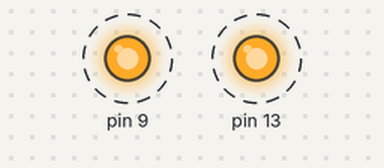
The sketch below on a simulated Arduino Uno, built with avr-gcc and run on an emulated ATmega328P. Parts: output pins drawn as LEDs (lit = HIGH). Dashed ring = blinking.

Above: at 0.5 s.
Timing chart, 0 to 4.6 s (numbered marks = the images above):
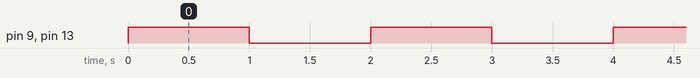

Measured:
- by itself, pin 9, pin 13: alternates HIGH for 1.0 s and LOW for 1.0 s

The sketch:

PORTB_OUTPUT.ino
```cpp
/*Sistemas microcontrolados
   MCU: ATmega 328p F: 12 MHz
   Autor: Alysson Lima
   Pisca led
*/

//incluindo bibliotecas
#include <avr/io.h>  //biblioteca para acesso aos registradores do ATmega
#include "util/delay.h" //biblioteca delay da ling C


//funcao principal do codigo
int main (void) {
//regiao do void setup
// PORTB - P7 até PB0
//DDRB - controla entradas e saidas
  //configura o pino 15 do microcontolador( pin 9 do arduino) como saida
  DDRB = 0x22; // PB1 e PB5  sao saidas digital 0b00100010 = 0x22

  //criacao do void loop
  while (1) {
    PORTB = 0x22; //PB1 vai para nivel logico alto
    _delay_ms(1000); //espara 1s
    PORTB = 0x00; //PB1 vai para nivel logico LOW
    _delay_ms(1000); //espara 1s
  }// --- fim loop ---


}// ----fim main ----
```
